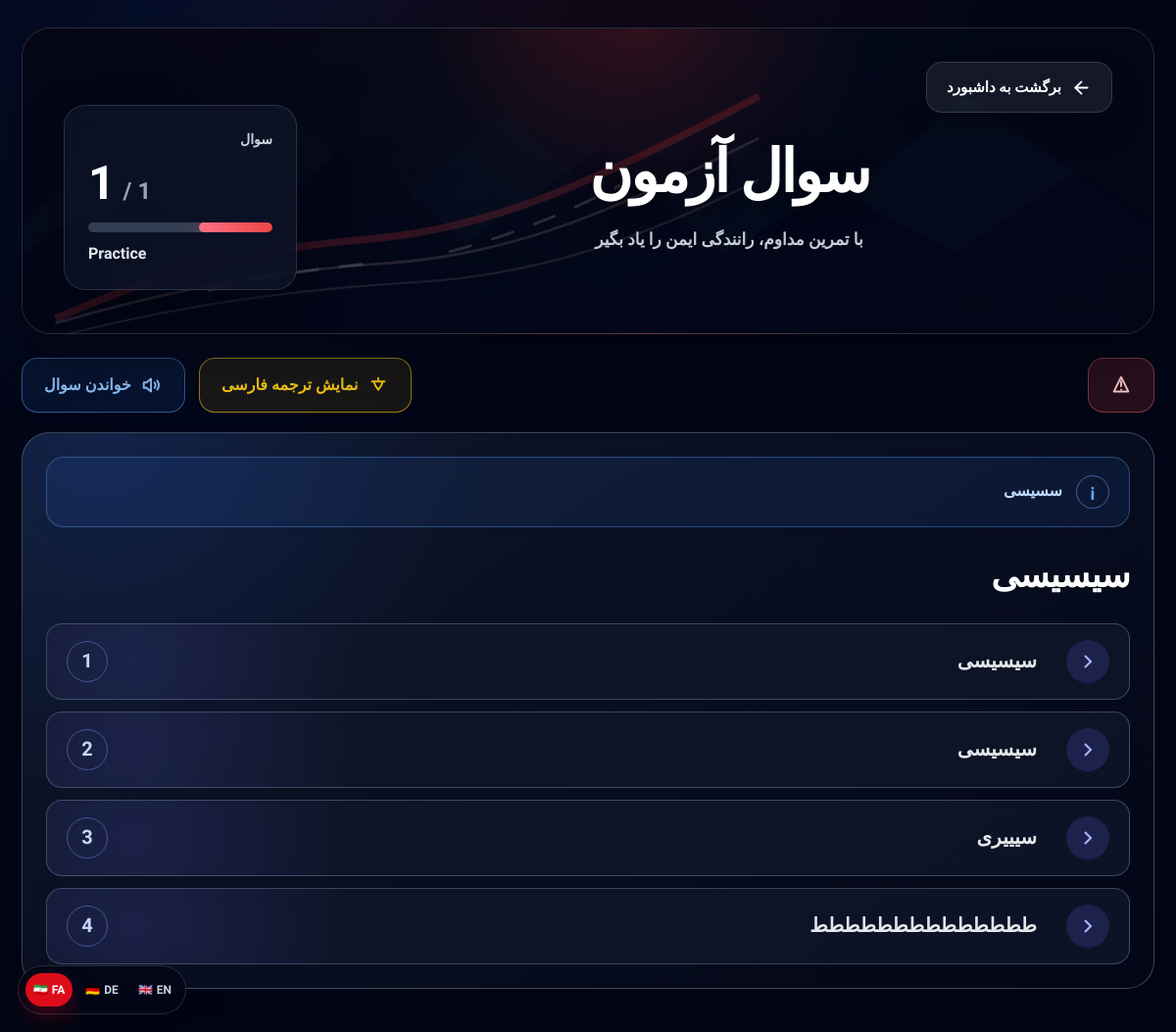
/quiz/question/2/, run on the app's committed database.
### quiz/models.py (models this page shows, shortened)
class Question(models.Model):
    SECTION_BASIC = "basic"
    SECTION_CLASS_B = "class_b"
    SECTION_CHOICES = [
        (SECTION_BASIC, _("دانش پایه")),
        (SECTION_CLASS_B, _("کلاس B")),
    ]
    category = models.ForeignKey(
        QuizCategory,
        on_delete=models.SET_NULL,
        null=True,
        blank=True,
        related_name="questions",
        verbose_name=_("دسته‌بندی"),
    )
    main_category = models.ForeignKey(
        QuizCategory,
        on_delete=models.SET_NULL,
        null=True,
        blank=True,
        related_name="main_questions",
        limit_choices_to={"parent__isnull": True},
        verbose_name=_("دسته‌بندی اصلی"),
        help_text=_("دسته‌بندی والد اصلی را انتخاب کنید؛ برای مثال مواد مخدر یا هفتاد آزمون اصلی."),
    )
    sub_category = models.ForeignKey(
        QuizCategory,
        on_delete=models.SET_NULL,
        null=True,
        blank=True,
        related_name="sub_questions",
        limit_choices_to={"parent__isnull": False},
        verbose_name=_("زیرمجموعه"),
        help_text=_("زیرمجموعه را انتخاب کنید؛ برای مثال هروئین یا آزمون ۱."),
    )
    scenario = models.TextField(
        _("سناریو"),
        blank=True,
    )
    scenario_translation = models.TextField(
        _("ترجمه سناریو"),
        blank=True,
    )
    section = models.CharField(
        _("بخش"),
        max_length=20,
        choices=SECTION_CHOICES,
        default=SECTION_BASIC,
    )
    title = models.TextField(
        _("متن سؤال"),
    )
    title_translation = models.TextField(
        _("ترجمه سؤال"),
        blank=True,
        help_text=_("ترجمه فارسی سؤال"),
    )
    image = models.ImageField(
        _("تصویر"),
        upload_to="quiz/images/",
        blank=True,
        null=True,
    )
    video_url = models.URLField(
        _("نشانی ویدیو"),
        blank=True,
    )
    max_video_replays = models.PositiveSmallIntegerField(
        _("حداکثر دفعات پخش ویدیو"),
        default=4,
        help_text=_("حداکثر تعداد دفعات مجاز مشاهده ویدیو پیش از پاسخ‌دادن"),
    )
    option_1 = models.CharField(
        _("گزینه ۱"),
        max_length=255,
    )
    option_1_translation = models.CharField(
        _("ترجمه گزینه ۱"),
        max_length=255,
        blank=True,
    )
    option_2 = models.CharField(
        _("گزینه ۲"),
        max_length=255,
    )
    option_2_translation = models.CharField(
        _("ترجمه گزینه ۲"),
        max_length=255,
        blank=True,
    )
    option_3 = models.CharField(
        _("گزینه ۳"),
        max_length=255,
    )
    option_3_translation = models.CharField(
        _("ترجمه گزینه ۳"),
        max_length=255,
        blank=True,
    )
    option_4 = models.CharField(
        _("گزینه ۴"),
        max_length=255,
        blank=True,
    )
    option_4_translation = models.CharField(
        _("ترجمه گزینه ۴"),
        max_length=255,
        blank=True,
    )
    correct_answer = models.PositiveSmallIntegerField(
        _("پاسخ صحیح"),
        choices=[
            (1, _("گزینه ۱")),
            (2, _("گزینه ۲")),
            (3, _("گزینه ۳")),
            (4, _("گزینه ۴")),
        ],
    )
    correct_answers = models.CharField(
        _("پاسخ‌های صحیح"),
        max_length=20,
        blank=True,
        default="",
        help_text=_("برای چند پاسخ صحیح، شماره‌ها را با ویرگول وارد کنید؛ مانند 1,2,4"),
    )
    points = models.PositiveSmallIntegerField(
        _("امتیاز خطا"),
        default=3,
        help_text=_("Fehlerpunkte / امتیاز خطا"),
    )
    explanation = models.TextField(
        _("توضیح پاسخ"),
        blank=True,
    )
    is_published = models.BooleanField(
        _("منتشر شده"),
        default=True,
    )
    created_at = models.DateTimeField(
        _("زمان ایجاد"),
        auto_now_add=True,
    )
    class Meta:
        verbose_name = _("سؤال")
        verbose_name_plural = _("سؤال‌ها")
        ordering = ["section", "-created_at"]

### quiz/views.py (the view, shortened to what this page needs)
# urls.py: path("question/<int:pk>/", views.question_detail, name="question_detail"),
def question_detail(request, pk):
    question = get_object_or_404(
        Question,
        pk=pk,
        is_published=True,
    )
    selected_answer = None
    is_correct = None
    correct_answers_list = get_question_correct_answers(question)
    return render(
        request,
        "quiz/question_detail.html",
        {
            "question": question,
            "selected_answer": selected_answer,
            "is_correct": is_correct,
            "correct_answers_list": correct_answers_list,
        },
    )

### quiz/views.py (called while the page is built)
def parse_answer_list(value):
    if not value:
        return []
    return sorted([
        int(item.strip())
        for item in value.split(",")
        if item.strip().isdigit()
    ])

def get_question_correct_answers(question):
    correct_answers = parse_answer_list(question.correct_answers)
    if not correct_answers:
        correct_answers = [question.correct_answer]
    return correct_answers

### quiz/templates/quiz/question_detail.html (shortened to what this page needs)
{% extends "base/base.html" %}
{% load i18n %}
{% get_current_language_bidi as LANGUAGE_BIDI %}
{% block content %}
<main class="dt-quiz-page" dir="{% if LANGUAGE_BIDI %}rtl{% else %}ltr{% endif %}">
    <div class="dt-quiz-wrap">
        <section class="dt-quiz-hero">
            <a href="{% url 'dashboard' %}" class="dt-back-link">
                <svg viewBox="0 0 24 24" fill="none" stroke="currentColor" stroke-width="2.1" stroke-linecap="round" stroke-linejoin="round">
                    <path d="M19 12H5"></path>
                    <path d="M12 19l-7-7 7-7"></path>
                </svg>
                {% trans "برگشت به داشبورد" %}
            </a>
            <div class="dt-hero-center">
                <div class="dt-hero-title-box">
                    <h1 class="dt-hero-title">{% trans "سوال آزمون" %}</h1>
                    <p class="dt-hero-subtitle">
                        {% trans "با تمرین مداوم، رانندگی ایمن را یاد بگیر" %}
                    </p>
                </div>
                <aside class="dt-progress-panel">
                    <p class="dt-progress-label">{% trans "سوال" %}</p>
                    <div class="dt-progress-number">
                        <strong>1</strong>
                        <span>/ 1</span>
                    </div>
                    <div class="dt-progress-track">
                        <div class="dt-progress-fill"></div>
                    </div>
                    <p class="dt-progress-percent">{% trans "Practice" %}</p>
                </aside>
            </div>
        </section>
        <div class="dt-toolbar">
            <div class="dt-tags">
                <span class="dt-pill dt-pill-red">
                    <svg viewBox="0 0 24 24" fill="none" stroke="currentColor" stroke-width="2.1" stroke-linecap="round" stroke-linejoin="round">
                        <path d="M12 3l8 16H4z"></path><path d="M12 8v5"></path><path d="M12 17h.01"></path>
                    </svg>
                </span>
            </div>
            <div class="dt-tool-actions">
                {% if question.title_translation or question.scenario_translation %}
                    <button type="button" onclick="toggleTranslation()" class="dt-pill dt-pill-yellow">
                        <svg viewBox="0 0 24 24" fill="none" stroke="currentColor" stroke-width="2.1" stroke-linecap="round" stroke-linejoin="round">
                            <path d="M5 8h14"></path>
                            <path d="M12 4v4"></path>
                            <path d="M7 8c1 4 3 7 5 9"></path>
                            <path d="M17 8c-1 4-3 7-5 9"></path>
                        </svg>
                        {% trans "نمایش ترجمه فارسی" %}
                    </button>
                {% endif %}
                <button type="button" onclick="speakQuestion()" class="dt-pill dt-pill-blue">
                    <svg viewBox="0 0 24 24" fill="none" stroke="currentColor" stroke-width="2.1" stroke-linecap="round" stroke-linejoin="round">
                        <path d="M11 5L6 9H3v6h3l5 4z"></path>
                        <path d="M15 9a5 5 0 0 1 0 6"></path>
                        <path d="M18 7a9 9 0 0 1 0 10"></path>
                    </svg>
                    خواندن {% trans "سوال" %}
                </button>
            </div>
        </div>
        <section class="dt-card">
            {% if question.scenario %}
                <div class="dt-scenario">
                    <div class="dt-info-icon">i</div>
                    <div>{{ question.scenario }}</div>
                </div>
            {% endif %}
            <div class="dt-question-head">
                <h2 class="dt-question-title">
                    {{ question.title }}
                </h2>
            </div>
            <form method="post" class="dt-options">
                <button type="submit" name="answer" value="1" class="dt-option
                ">
                    <span class="dt-option-icon">
                        {% if selected_answer == 1 and not is_correct %}
                            <svg viewBox="0 0 24 24" fill="none" stroke="currentColor" stroke-width="2.4"><path d="M18 6L6 18"></path><path d="M6 6l12 12"></path></svg>
                        {% elif selected_answer and question.correct_answer == 1 %}
                            <svg viewBox="0 0 24 24" fill="none" stroke="currentColor" stroke-width="2.4"><path d="M20 6L9 17l-5-5"></path></svg>
                        {% else %}
                            <svg viewBox="0 0 24 24" fill="none" stroke="currentColor" stroke-width="2.1"><path d="M9 18l6-6-6-6"></path></svg>
                        {% endif %}
                    </span>
                    <span>
                        {{ question.option_1 }}
                    </span>
                    <span class="dt-option-number">1</span>
                </button>
                <button type="submit" name="answer" value="2" class="dt-option
                ">
                    <span class="dt-option-icon">
                        {% if selected_answer == 2 and not is_correct %}
                            <svg viewBox="0 0 24 24" fill="none" stroke="currentColor" stroke-width="2.4"><path d="M18 6L6 18"></path><path d="M6 6l12 12"></path></svg>
                        {% elif selected_answer and question.correct_answer == 2 %}
                            <svg viewBox="0 0 24 24" fill="none" stroke="currentColor" stroke-width="2.4"><path d="M20 6L9 17l-5-5"></path></svg>
                        {% else %}
                            <svg viewBox="0 0 24 24" fill="none" stroke="currentColor" stroke-width="2.1"><path d="M9 18l6-6-6-6"></path></svg>
                        {% endif %}
                    </span>
                    <span>
                        {{ question.option_2 }}
                    </span>
                    <span class="dt-option-number">2</span>
                </button>
                <button type="submit" name="answer" value="3" class="dt-option
                ">
                    <span class="dt-option-icon">
                        {% if selected_answer == 3 and not is_correct %}
                            <svg viewBox="0 0 24 24" fill="none" stroke="currentColor" stroke-width="2.4"><path d="M18 6L6 18"></path><path d="M6 6l12 12"></path></svg>
                        {% elif selected_answer and question.correct_answer == 3 %}
                            <svg viewBox="0 0 24 24" fill="none" stroke="currentColor" stroke-width="2.4"><path d="M20 6L9 17l-5-5"></path></svg>
                        {% else %}
                            <svg viewBox="0 0 24 24" fill="none" stroke="currentColor" stroke-width="2.1"><path d="M9 18l6-6-6-6"></path></svg>
                        {% endif %}
                    </span>
                    <span>
                        {{ question.option_3 }}
                    </span>
                    <span class="dt-option-number">3</span>
                </button>
                {% if question.option_4 %}
                    <button type="submit" name="answer" value="4" class="dt-option
                    ">
                        <span class="dt-option-icon">
                            {% if selected_answer == 4 and not is_correct %}
                                <svg viewBox="0 0 24 24" fill="none" stroke="currentColor" stroke-width="2.4"><path d="M18 6L6 18"></path><path d="M6 6l12 12"></path></svg>
                            {% elif selected_answer and question.correct_answer == 4 %}
                                <svg viewBox="0 0 24 24" fill="none" stroke="currentColor" stroke-width="2.4"><path d="M20 6L9 17l-5-5"></path></svg>
                            {% else %}
                                <svg viewBox="0 0 24 24" fill="none" stroke="currentColor" stroke-width="2.1"><path d="M9 18l6-6-6-6"></path></svg>
                            {% endif %}
                        </span>
                        <span>
                            {{ question.option_4 }}
                        </span>
                        <span class="dt-option-number">4</span>
                    </button>
                {% endif %}
            </form>
        </section>
    </div>
</main>
{% endblock %}

### core/templates/base/base.html (style rules this page uses)
html { min-height: 100%; background: #020617; }
body { min-height: 100vh; margin: 0; background: #020617; color: #ffffff; font-family: Vazirmatn, sans-serif; }
*, *::before, *::after { box-sizing: border-box; }
button, input, textarea, select { font: inherit; }

### data on the page
Question: scenario "سسیسی", title "سیسیسی", option_1 "سیسیسی", option_2 "سیسیسی", option_3 "سیییری", option_4 "طططططططططططططط"
